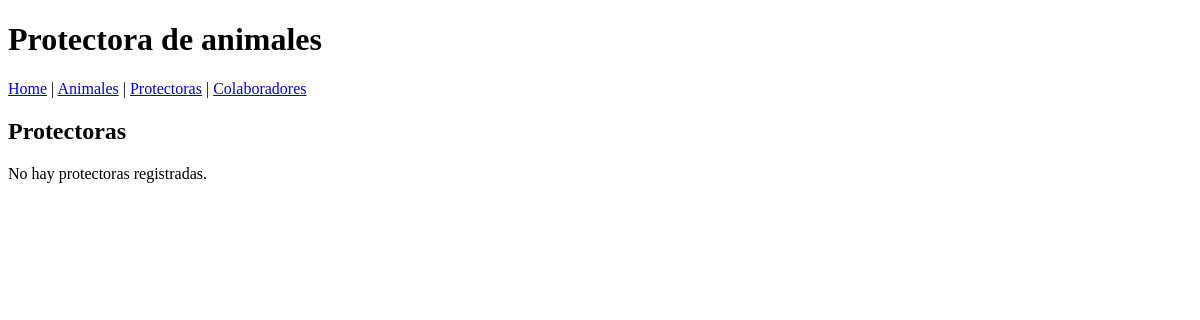
Page /protectoras/ on the earlier database version.
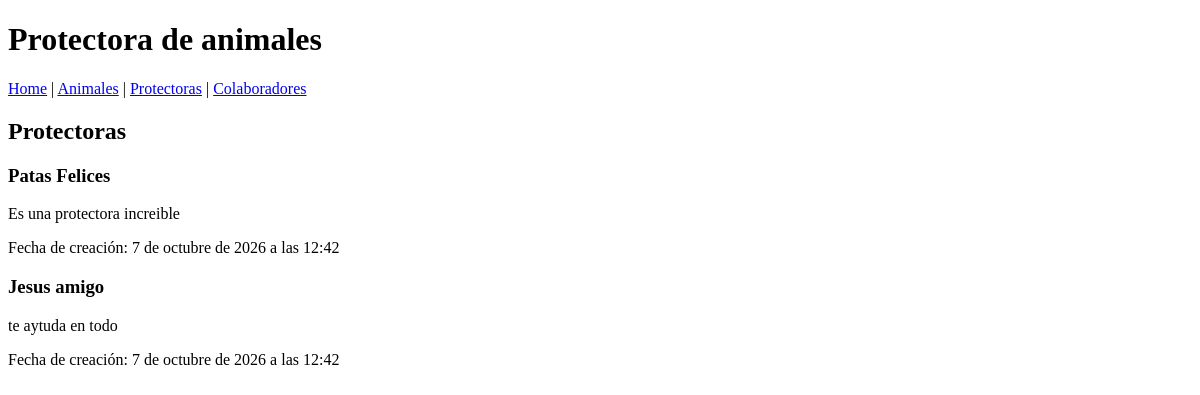
Same page on the later database version.
### animales/models.py (models this page shows, shortened)
class Protectora(models.Model):
    nombre = models.CharField(max_length=100)
    descripcion = models.TextField()
    fecha_creacion = models.DateTimeField(default=timezone.now)

### animales/views.py (the view)
# urls.py: path('protectoras/', views.protectora_list, name='protectora_list'),
def protectora_list(request):
    protectoras = Protectora.objects.all()
    return render(request, 'animales/protectora_list.html', {'protectoras_mostrar': protectoras})

### animales/templates/animales/protectora_list.html (shortened to what this page needs)
<!DOCTYPE html>
<html lang="es">
<head>
</head>
<body>
    <header>
        <h1>Protectora de animales</h1>
        <nav>
            <a href="{% url 'index' %}">Home</a> |
            <a href="{% url 'animal_list' %}">Animales</a> |
            <a href="{% url 'protectora_list' %}">Protectoras</a> |
            <a href="{% url 'colaborador_list' %}">Colaboradores</a>
        </nav>
    </header>
    <h2>Protectoras</h2>
    {% for protectora in protectoras_mostrar %}
        <article>
            <h3>{{ protectora.nombre }}</h3>
            <p>{{ protectora.descripcion|linebreaksbr }}</p>
            <p>Fecha de creación: {{ protectora.fecha_creacion }}</p>
        </article>
    {% empty %}
        <p>No hay protectoras registradas.</p>
    {% endfor %}
</body>
</html>

Differences in the rows shown:
added Protectora: nombre "Patas Felices", descripcion "Es una protectora increible", fecha_creacion "7 de octubre de 2026 a las 12:42"
added Protectora: nombre "Jesus amigo", descripcion "te aytuda en todo", fecha_creacion "7 de octubre de 2026 a las 12:42"
Other differences:
text no longer shown: "No hay protectoras registradas."
